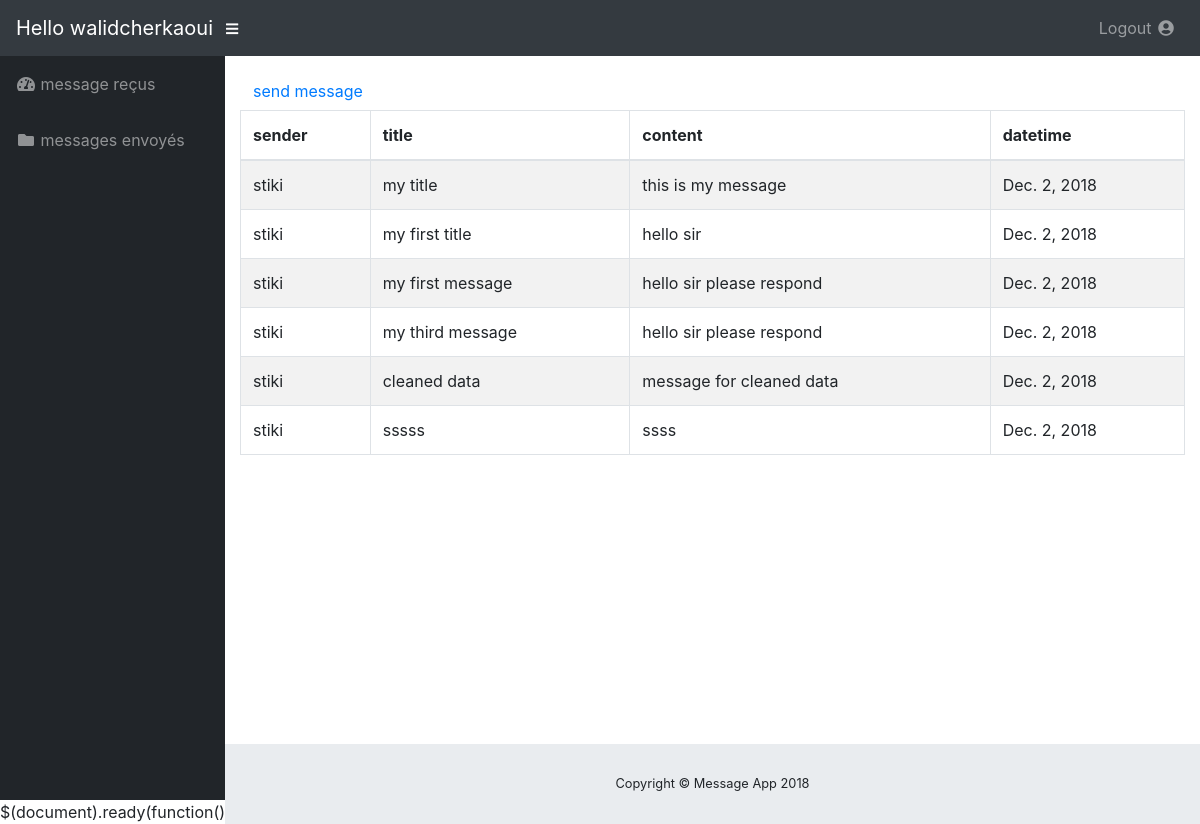
The app's page /msg/ (signed in) with its own data.
### msg/models.py (models this page shows, shortened)
class Msg(models.Model):
    sender=models.ForeignKey(User, on_delete=models.CASCADE , related_name='sender')
    receiver=models.ForeignKey(User, on_delete=models.CASCADE , related_name='receiver')
    title =models.CharField(max_length=50)
    content = models.TextField()
    datetime = models.DateField()

### msg/views.py (the view)
# urls.py: urlpatterns=[path('',views.msg , name='msg'),
def msg(request):
    current_user=request.user
    if ( not request.user.is_authenticated):
        return HttpResponseRedirect('/accounts/login')
    else:
        messages= Msg.objects.filter(receiver=current_user)
        return render(request, "home.html", {'messages':messages})

### mss_app/templates/home.html
{% extends 'base_msg.html' %}
{% block username %}
Hello {{user.username}}
{% endblock %}
{% block content %}
{% if user.is_authenticated %}
<a href="/msg/create" class="btn btn-default">send message</a>
<table id="example" class="table table-striped table-bordered" style="width:100%">
        <thead>
            <tr>
                <th>sender</th>
                <th>title</th>
                <th>content</th>
                <th>datetime</th>
            </tr>
        </thead>
        <tbody>
            {% for m in messages %}
            <tr>
                <td>{{ m.sender }}</td>
                <td>{{ m.title }}</td>
                <td>{{ m.content }}</td>
                <td>{{ m.datetime }}</td>
            </tr>
            {% endfor %}
        </tbody>
</table>
{% else %}
  <p>You are not logged in</p>
  <a href="{% url 'login' %}">login</a>
{% endif %}
{% endblock %}
{% block scripts %}
$(document).ready(function() {
    $('#messages_received').DataTable();
} );
{% endblock %}

### records on screen
Msg: sender "stiki", title "my title", content "this is my message", datetime "Dec. 2, 2018"
Msg: sender "stiki", title "my first title", content "hello sir", datetime "Dec. 2, 2018"
Msg: sender "stiki", title "my first message", content "hello sir please respond", datetime "Dec. 2, 2018"
Msg: sender "stiki", title "my third message", content "hello sir please respond", datetime "Dec. 2, 2018"
Msg: sender "stiki", title "cleaned data", content "message for cleaned data", datetime "Dec. 2, 2018"
Msg: sender "stiki", title "sssss", content "ssss", datetime "Dec. 2, 2018"

### other values on screen
{{ user.username }} "walidcherkaoui"
